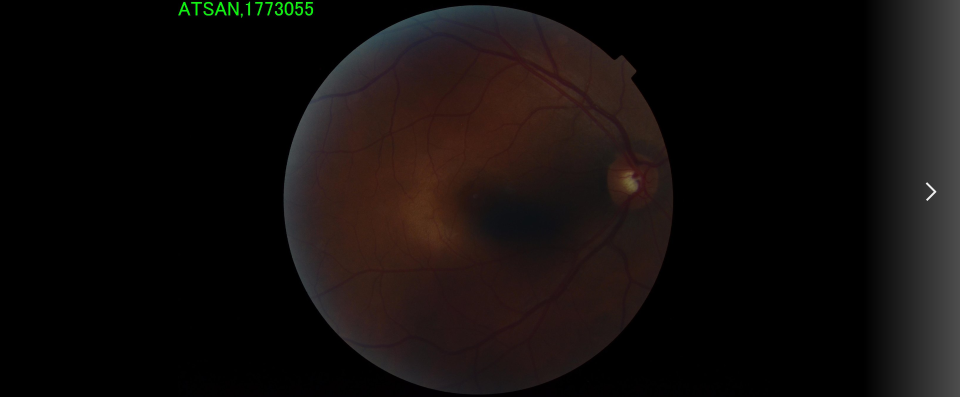
#> input picture data/5-image.png, 1920 x 794 px (shown at 1/2 size)
$ jupyter execute GIMP_autoBalance.ipynb
#> lines starting #> are read from the running program, lines starting #| are printed output that depends on the picture
[cell 1]
import cv2
import numpy as np
import matplotlib.pyplot as plt

file_in = '../data/5-image.png'

img = cv2.imread(file_in)
#> img is the input picture: shape (794, 1920, 3); mean B, G, R 12.4, 13.6, 18.4
#enleve 200 pixels a gauche et a droite
image_resized = img[:, 400:-400]
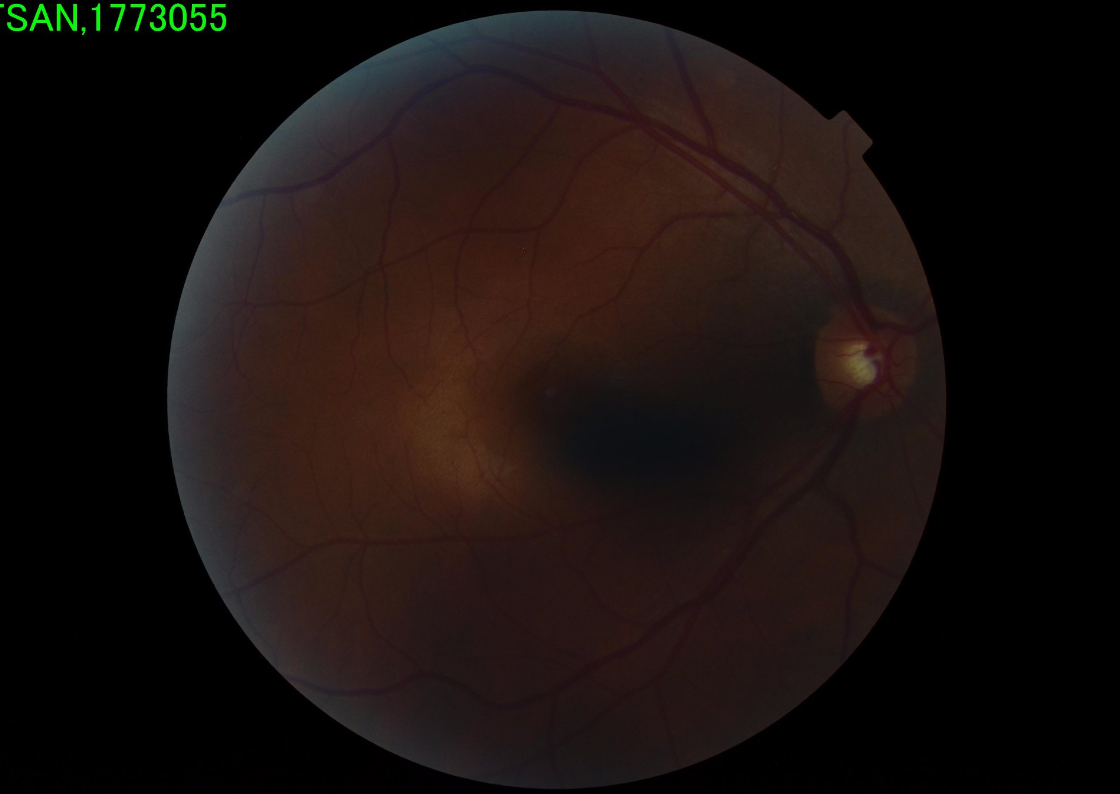
#> image_resized: shape (794, 1120, 3); mean B, G, R 14.7, 16.6, 24.8
img_out = np.zeros_like(image_resized)

# Auto balanced
for channel_index in range(3):
    #calcul histogramme
    hist, bins = np.histogram(image_resized[..., channel_index].ravel(), 256, (0, 256))
    #calcul de la valeur min et max
    bmin = np.min(np.where(hist > (hist.sum() * 0.0005)))
    bmax = np.max(np.where(hist > (hist.sum() * 0.0005)))
    #appliquer la transformation
    img_out[..., channel_index] = np.clip(image_resized[..., channel_index], bmin, bmax)
    #normaliser
    img_out[..., channel_index] = ((img_out[..., channel_index] - bmin) / (bmax - bmin) * 255)
#> this loop made 3 passes
#> bmax on passes 1 to 3: 80, 76, 81
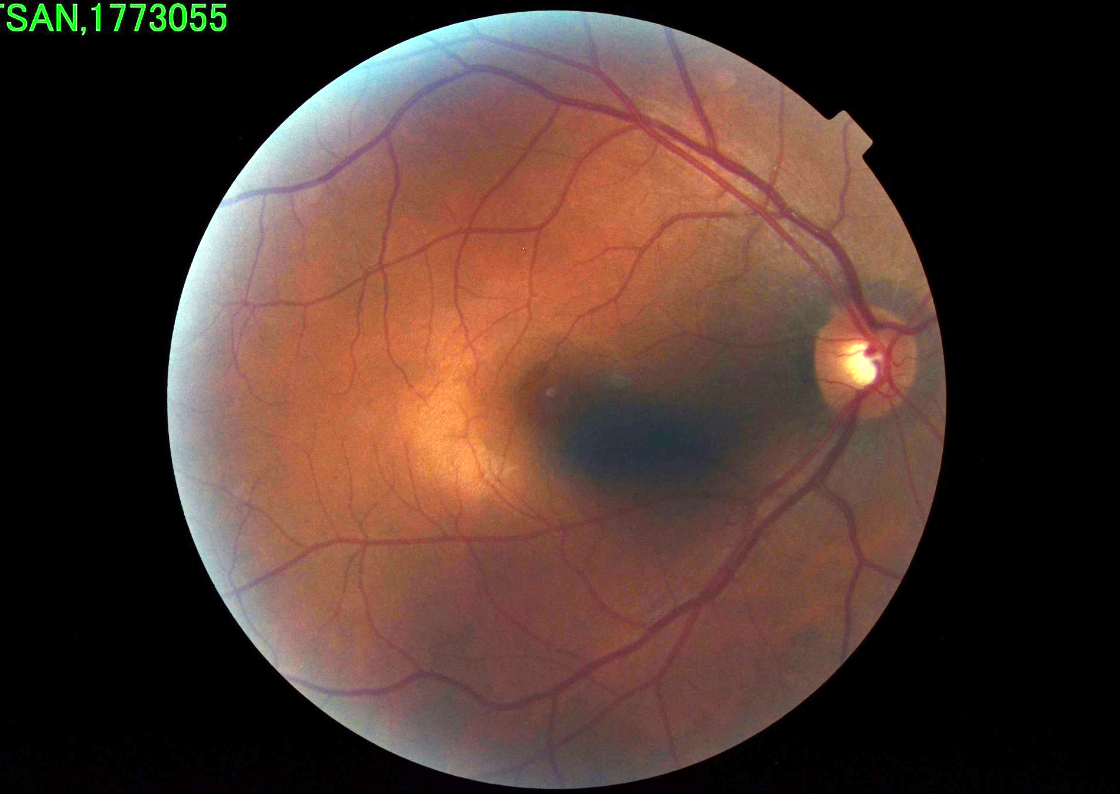
#> img_out: shape (794, 1120, 3); mean B, G, R 46.4, 54.4, 77.8

def cvt2bokeh(img):
    h, w = img.shape[:2]
#> h = 794; w = 1120
    container = np.empty((h, w), dtype=np.uint32)
    view = container.view(dtype=np.uint8).reshape((h, w, 4))
    view[:, :, 0] = img[::-1, :, 0]  # copy red channelmatch_aspect
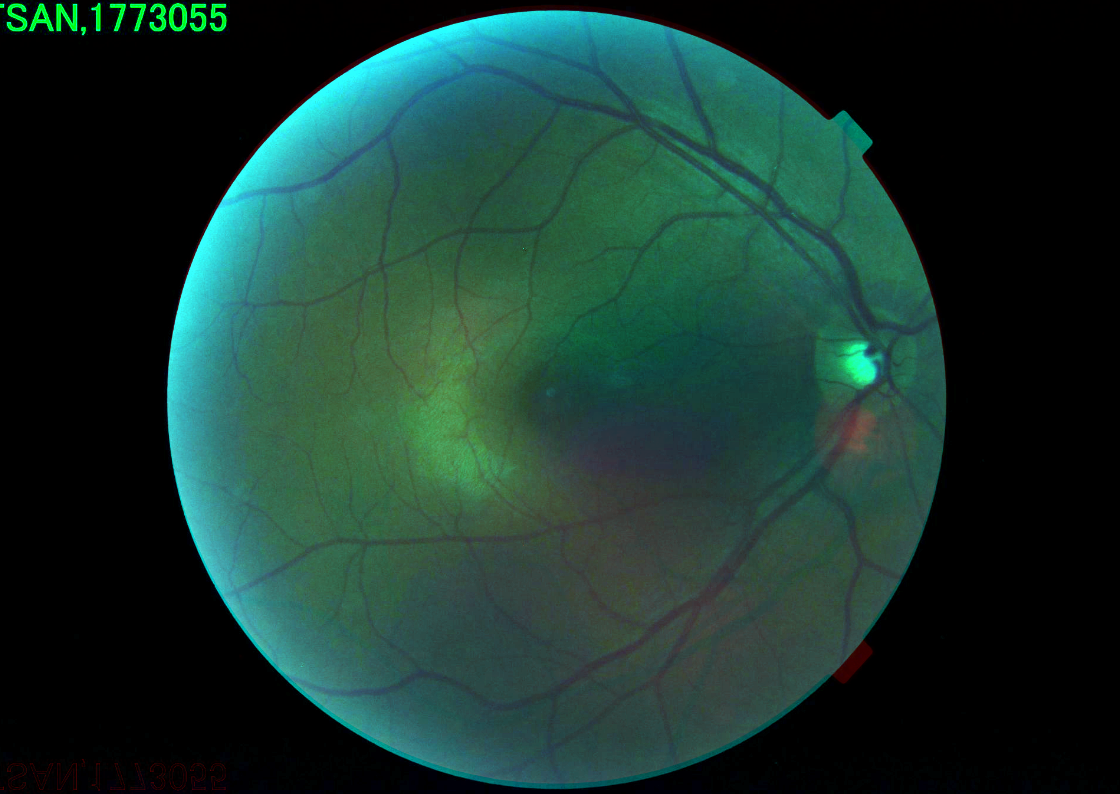
#> view: shape (794, 1120, 4); mean R, G, B, A 24.8, 54.4, 46.4, 255
    view[:, :, 1] = img[::-1, :, 1]  # copy blue channel
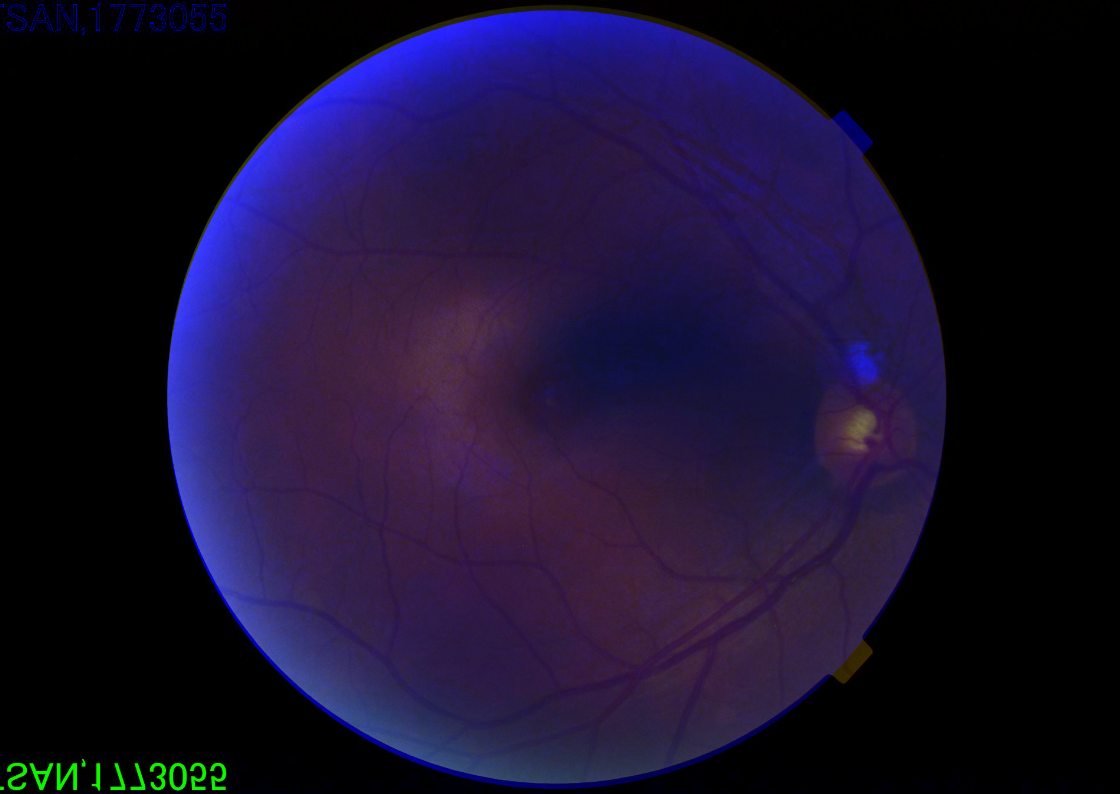
#> view: shape (794, 1120, 4); mean R, G, B, A 24.8, 16.6, 46.4, 255
    view[:, :, 2] = img[::-1, :, 2]  # copy green channel
    view[:, :, 3] = 255
    return container

from bokeh.plotting import figure, output_notebook, show
from bokeh.layouts import gridplot
from bokeh.models import ColumnDataSource

image = cvt2bokeh(cv2.cvtColor(image_resized, cv2.COLOR_BGR2RGB))
image_out2 = cvt2bokeh(cv2.cvtColor(img_out, cv2.COLOR_BGR2RGB))
#> in cvt2bokeh (call 2), `view[:, :, 3] = 255`:
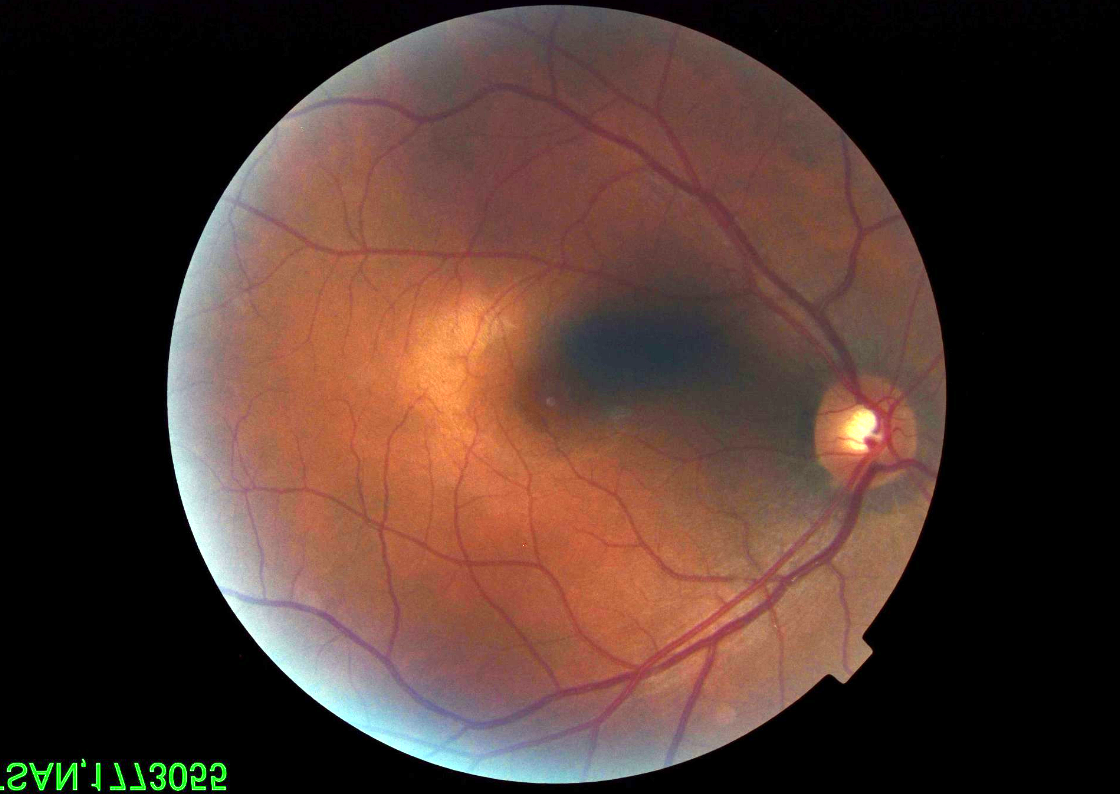
#> view: shape (794, 1120, 4); mean R, G, B, A 77.8, 54.4, 46.4, 255

output_notebook()

source1 = ColumnDataSource(data=dict(image=[image]))
source2 = ColumnDataSource(data=dict(image=[image_out2]))

# Calculate figure dimensions proportional to the image
image_height, image_width = image_resized.shape[:2]
#> image_height = 794; image_width = 1120

p1 = figure(title="Image originale",
            x_range=(0, image_width), y_range=(0, image_height),
            width=image_width//2, height=image_height//2)
p2 = figure(title="Image après traitement (auto balance)",
            x_range=p1.x_range, y_range=p1.y_range,
            width=image_width//2, height=image_height//2)

p1.image_rgba(image='image', source=source1, x=0, y=0, dw=image_width, dh=image_height)
p2.image_rgba(image='image', source=source2, x=0, y=0, dw=image_width, dh=image_height)

grid = gridplot([[p1, p2]])
show(grid)

from PIL import Image

img = Image.open(file_in)
#> img: PIL image 1920x794 RGBA
img = np.array(image_resized)
hist, bins = np.histogram(img.flatten(), bins=256, density=True)
#> hist = 256 values, max 0.429 at index 0, min 3.76e-07 at index 124, mean 0.00392; bins = 257 values from 0 to 255

p = figure(width=image_width, height=image_height, toolbar_location=None,
           title="Histogramme de l'image avec bokeh")

p.quad(top=hist, bottom=0, left=bins[:-1], right=bins[1:],
       fill_color="skyblue", line_color="white", line_alpha=0.5)

p.xaxis.axis_label = "Valeurs de pixel"
p.yaxis.axis_label = "Fréquence"

show(p)

$ run again, with data/1-image.png copied over data/5-image.png
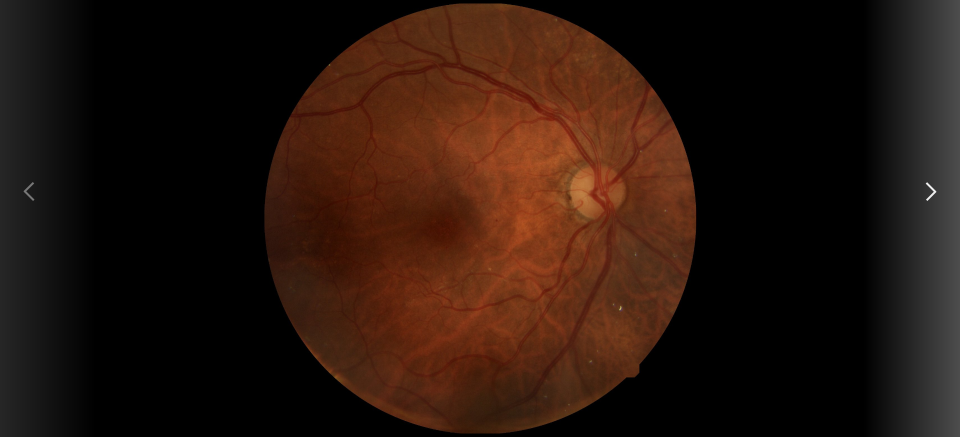
#> input picture data/1-image.png, 1920 x 874 px (shown at 1/2 size)
#> img is the input picture: shape (874, 1920, 3); mean B, G, R 12.6, 21.1, 39.6
#> `image_resized = img[:, 400:-400]`:
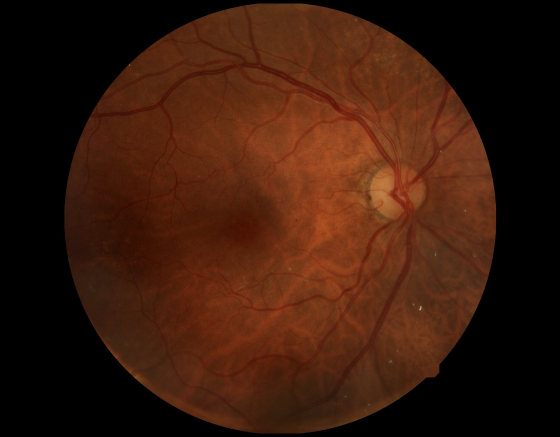
#> image_resized: shape (874, 1120, 3) (shown at 1/2 size); mean B, G, R 11.7, 26.2, 57.9
#> the loop `for channel_index in range(3):` made 3 passes
#> bmax on passes 1 to 3: 41, 82, 163
#> in cvt2bokeh (call 2), `view[:, :, 3] = 255`:
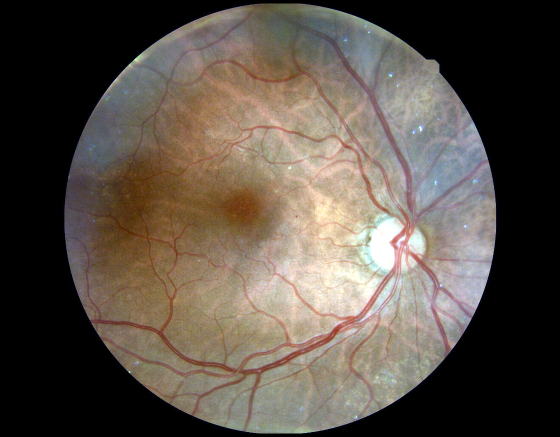
#> view: shape (874, 1120, 4) (shown at 1/2 size); mean R, G, B, A 90.2, 81, 71.9, 255
#> img: PIL image 1920x874 RGBA
#> hist = 256 values, max 0.426 at index 0, min 0 at index 13, mean 0.00422; bins = 257 values from 0 to 237
